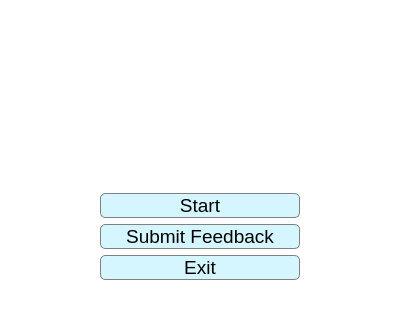
<?xml version="1.0" encoding="UTF-8"?>
<ui version="4.0">
 <class>mainMenu</class>
 <widget class="QWidget" name="mainMenu">
  <property name="geometry">
   <rect>
    <x>0</x>
    <y>0</y>
    <width>400</width>
    <height>316</height>
   </rect>
  </property>
  <property name="palette">
   <palette>
    <active>
     <colorrole role="Base">
      <brush brushstyle="SolidPattern">
       <color alpha="255">
        <red>255</red>
        <green>255</green>
        <blue>255</blue>
       </color>
      </brush>
     </colorrole>
     <colorrole role="Window">
      <brush brushstyle="SolidPattern">
       <color alpha="255">
        <red>255</red>
        <green>255</green>
        <blue>255</blue>
       </color>
      </brush>
     </colorrole>
    </active>
    <inactive>
     <colorrole role="Base">
      <brush brushstyle="SolidPattern">
       <color alpha="255">
        <red>255</red>
        <green>255</green>
        <blue>255</blue>
       </color>
      </brush>
     </colorrole>
     <colorrole role="Window">
      <brush brushstyle="SolidPattern">
       <color alpha="255">
        <red>255</red>
        <green>255</green>
        <blue>255</blue>
       </color>
      </brush>
     </colorrole>
    </inactive>
    <disabled>
     <colorrole role="Base">
      <brush brushstyle="SolidPattern">
       <color alpha="255">
        <red>255</red>
        <green>255</green>
        <blue>255</blue>
       </color>
      </brush>
     </colorrole>
     <colorrole role="Window">
      <brush brushstyle="SolidPattern">
       <color alpha="255">
        <red>255</red>
        <green>255</green>
        <blue>255</blue>
       </color>
      </brush>
     </colorrole>
    </disabled>
   </palette>
  </property>
  <property name="windowTitle">
   <string>ReLuu</string>
  </property>
  <property name="styleSheet">
   <string notr="true">QLineEdit {
 border-radius: 5px;
border: 0.5px solid gray;
}

QPushButton{
border-radius:5px;
background-color: #d5f6ff;
border: 0.5px solid gray;
}

QPushButton::hover {
background-color: #befeff
}</string>
  </property>
  <layout class="QHBoxLayout" name="horizontalLayout">
   <item>
    <layout class="QVBoxLayout" name="vbox_mainMenu">
     <item>
      <layout class="QHBoxLayout" name="logo_layout_mainMenu">
       <item alignment="Qt::AlignHCenter">
        <widget class="QLabel" name="logo_mainMenu">
         <property name="maximumSize">
          <size>
           <width>150</width>
           <height>150</height>
          </size>
         </property>
         <property name="text">
          <string/>
         </property>
         <property name="pixmap">
          <pixmap>logo_transparent_background.png</pixmap>
         </property>
         <property name="scaledContents">
          <bool>true</bool>
         </property>
        </widget>
       </item>
      </layout>
     </item>
     <item>
      <layout class="QVBoxLayout" name="button_layout">
       <property name="leftMargin">
        <number>30</number>
       </property>
       <property name="rightMargin">
        <number>30</number>
       </property>
       <item>
        <widget class="QPushButton" name="start_model_button">
         <property name="minimumSize">
          <size>
           <width>200</width>
           <height>0</height>
          </size>
         </property>
         <property name="font">
          <font>
           <family>Segoe UI Symbol</family>
           <pointsize>14</pointsize>
           <weight>50</weight>
           <bold>false</bold>
          </font>
         </property>
         <property name="toolTip">
          <string/>
         </property>
         <property name="toolTipDuration">
          <number>-1</number>
         </property>
         <property name="text">
          <string>Start</string>
         </property>
        </widget>
       </item>
       <item>
        <widget class="QPushButton" name="feedback_button">
         <property name="minimumSize">
          <size>
           <width>200</width>
           <height>0</height>
          </size>
         </property>
         <property name="font">
          <font>
           <family>Segoe UI Symbol</family>
           <pointsize>14</pointsize>
          </font>
         </property>
         <property name="text">
          <string>Submit Feedback</string>
         </property>
        </widget>
       </item>
       <item>
        <widget class="QPushButton" name="sign_out_button">
         <property name="font">
          <font>
           <family>Segoe UI Symbol</family>
           <pointsize>14</pointsize>
          </font>
         </property>
         <property name="text">
          <string>Exit</string>
         </property>
        </widget>
       </item>
      </layout>
     </item>
     <item>
      <layout class="QHBoxLayout" name="spacing_layout_mainMenu">
       <property name="topMargin">
        <number>10</number>
       </property>
      </layout>
     </item>
    </layout>
   </item>
  </layout>
 </widget>
 <resources/>
 <connections/>
</ui>
